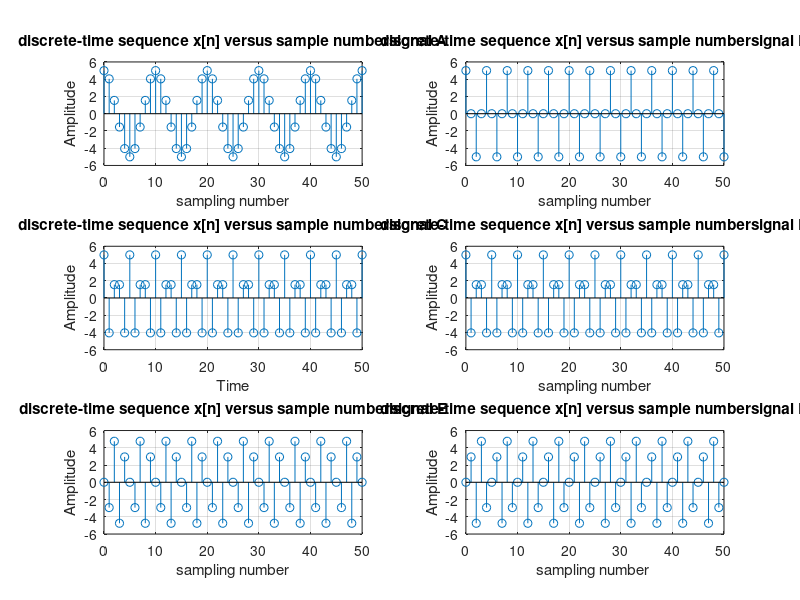

MATLAB code for this plot:
Fs = 100; % Sampling frequency is 100HZ
t = 0:1/Fs:0.5; % Time vector is 0s to 0.5s
n = t*Fs; % sampling number 

%we define the parameter here 
Amp = 5; % Amplitudes which is [5,5,5,5,5,5]
f = [10, 25, 40, 60, 40, 60]; % Frequencies (Hz)
phase = [0, 0, 0, 0, pi/2, pi/2]; % Phases (radians)

% Initialize arrays to store sampled values
xt = zeros(length(t), 6);% 6 is the length of the amplitude which is [5,5,5,5,5,5]

% here we assign the continuous time sinusoid
for i = 1:6 % 6 is the length of the amplitude which is [5,5,5,5,5,5]
    xt(:, i) = Amp * cos(2 * pi * f(i) * t + phase(i)); %store the ith signal into i-th col of the matrix
end


% Plot starts here
figure;
subplot(3, 2, 1);
stem(n, xt(:, 1));
title(['discrete-time sequence x[n] versus sample numbersignal ', char('A' )]);
xlabel('sampling number');
ylabel('Amplitude');
grid on;

subplot(3, 2, 2);
stem(n, xt(:, 2));
title(['discrete-time sequence x[n] versus sample numbersignal ', char('B' )]);
xlabel('sampling number');
ylabel('Amplitude');
grid on;

subplot(3, 2, 3);
stem(n, xt(:, 3));
title(['discrete-time sequence x[n] versus sample numbersignal ', char('C' )]);
xlabel('Time');
ylabel('Amplitude');
grid on;

subplot(3, 2, 4);
stem(n, xt(:, 4));
title(['discrete-time sequence x[n] versus sample numbersignal ', char('D' )]);
xlabel('sampling number');
ylabel('Amplitude');
grid on;

subplot(3, 2, 5);
stem(n, xt(:, 5));
title(['discrete-time sequence x[n] versus sample numbersignal ', char('E' )]);
xlabel('sampling number');
ylabel('Amplitude');
grid on;

subplot(3, 2, 6);
stem(n, xt(:, 6));
title(['discrete-time sequence x[n] versus sample numbersignal ', char('F' )]);
xlabel('sampling number ');
ylabel('Amplitude');
grid on;




